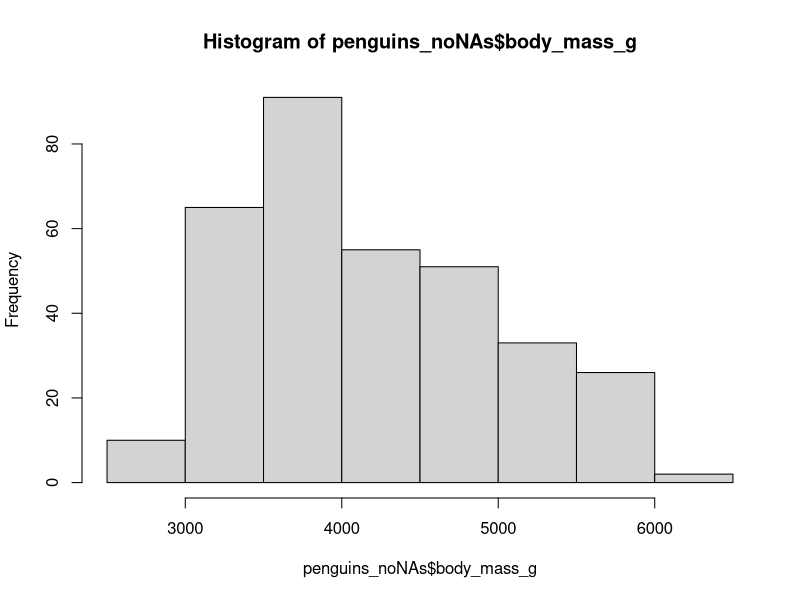
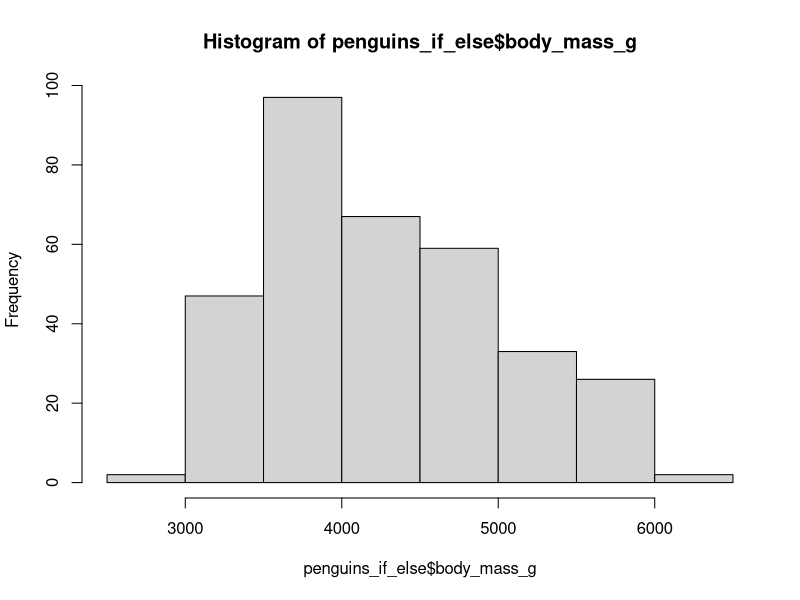
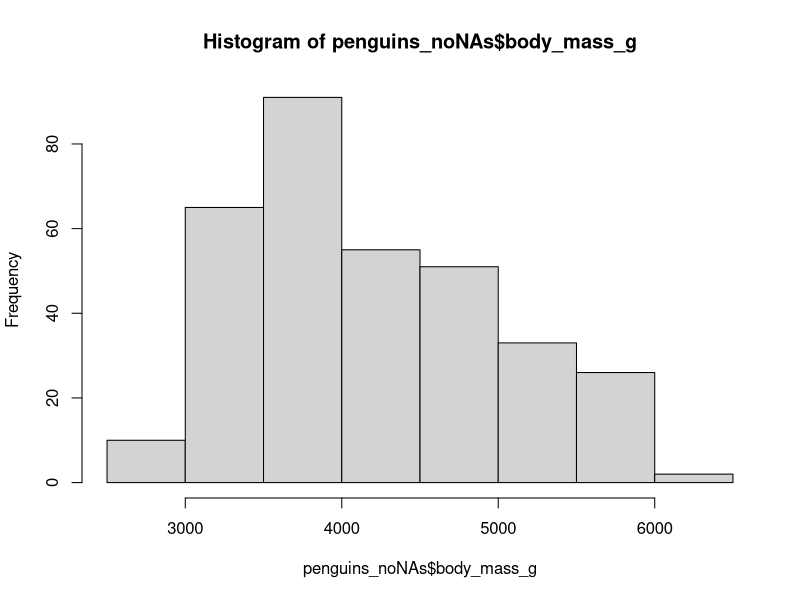
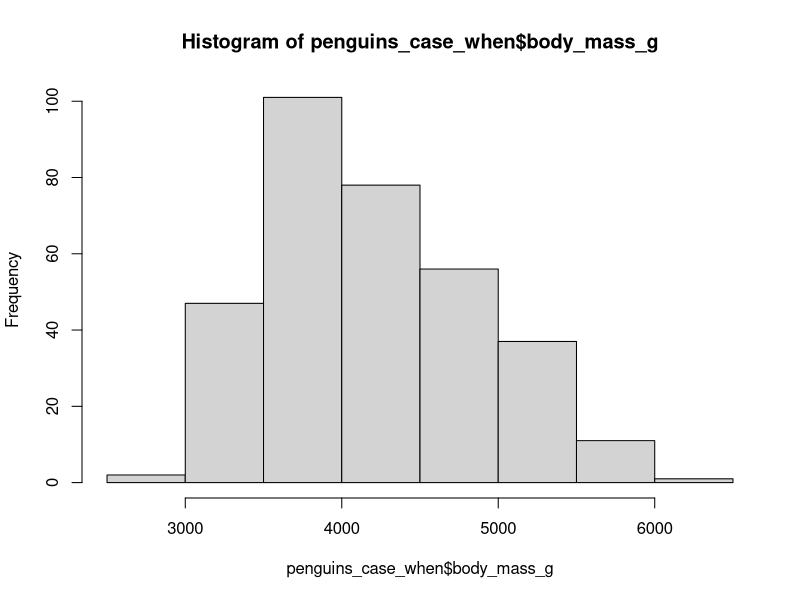

Here is the R script that generated these plots, in order:

#####----Real World Data  
  
#  #  #####----Overview of Data
  
#  Packages often have their own example datasets within them, or sometimes a package can be used to store just data without functions etc.
#  
#  We will look at the palmer penguins dataset


#  install.packages("palmerpenguins")

library(palmerpenguins)
data(penguins)


#  This becomes a 'promise' of a data set, we have to do something with it to get it properly, lets take a look inside



library(tidyverse)
glimpse(penguins)



#  This gives us two datasets in our global environment
#  
#  Using summary() we can see which columns have NAs and which don't.


summary(penguins)


#  The penguins data set is fairly well organised but we can still do a bit more with it if we want


summary(penguins_raw)


#  The raw data has a lot of extra information that may or may not be important for us. The raw data has lots of difficult to deal with column names. 

#####----All Hail Hadley Wickham: tidyverse 


#  For almost all basic tasks in r I prefer and would recommend using the tidyverse, but there are many other packages for data manipulation, organisation, visualisation and analysis
#  
#  Hadley Wickham is an amazing package writer and is heavily involved with creating the tidyverse, he is also amazing at explaining very complex things (Check out his Youtube).
#  
#  The main drawbacks of the tidyverse are to do with speed at scale, tidyverse code is less efficient with big data (10s of Gigabytes)
#  
#  The main advantages in my eyes is readability and intuition. Consistency of syntax (the order of arguments and naming of functions etc.) is also very important in the eyes of the tidyverse, where the main idea is using and aiming for what is called 'tidy' data. 

#  #####----What is 'Tidy' data? 

#  From the [original paper](https://vita.had.co.nz/papers/tidy-data.pdf) discussing this: "Tidy datasets provide a standardized way to link the structure of a dataset (its physical layout) with its semantics (its meaning)."

#  This means that Tidy data is a standard way of mapping the meaning of a dataset to its structure. A dataset is messy or tidy depending on how rows, columns and tables are matched up with observations, variables and types. 

#  In tidy data:
#  
#  - Every column is a variable.
#  
#  - Every row is an observation.
#  
#  - Every cell is a single value.
#  
#  This may not seem that important or even intelligible now but when we start plotting data it becomes very important.

#  #####----Enough Theory - dplyr and tidyr

#  For data manipulation and organisation we will rely heavily on the dplyr and tidyr packages, which have a suite of functions that can be used in isolation or combined to perform complex data manipulation and organisation.

#  #  #####----Easy to Read Code

#  For writing easy to follow and understand code/scripts with complex sequences of functions, putting our code across multiple lines is a technique we can use.
#  
#  This can be done by doing an enter/carriage return after a comma inside of a function between arguments.
#  
#  This technique changes nothing of how the function works (we can check if the two outputs are equal with all.equal())



df_without_enters<-data.frame(Column1=c(1.3,5.8,5.122,3.00,7.12),Column2=c(1,5,5,3,7))

df_with_enters<-data.frame(
  Column1=c(1.3,5.8,5.122,3.00,7.12),
  Column2=c(1,5,5,3,7)
  )

all.equal(df_without_enters,df_with_enters)


#  #  #####----Piping (Native and maggittr)


#  What do we do when we want to apply multiple functions in a sequence but don't want to create loads of objects in our global environment?
#####---- 
#  One option is putting one function inside of another etc (Sometimes fine). This is called nesting.



NestingFunctions<-summary(subset(df_with_enters, Column1==1.3))



#  This can be okay but generally is hard to follow, as the last function that is applied is the first one you read from left to right.
#  
#  In R there is an operator that allows you to pass the result from one function into the next function this is called the Native Pipe |> 
#
#  Again we can check this creates the same thing with all.equal()



NativePipingingFunctions<-df_with_enters|>
  subset(Column1==1.3)|>
  summary()

all.equal(NestingFunctions,NativePipingingFunctions)



#  This operator is actually quite new and was based on another commonly used pipe (and more superior in my mind).
#  
#  The magittr pipe %>% (shift+cmd+m or shift+ctrl+m) was from a package called magittr that is automatically loaded by any tidyverse package.
#  
#  It works very similarly to the native pipe with some subtle changes. 
#  
#  Again I feel the magittr pipe makes code that is easier to read.



MaggittrPipingingFunctions<-df_with_enters %>% 
  subset(Column1==1.3) %>% 
  summary()

all.equal(MaggittrPipingingFunctions,NativePipingingFunctions)



#  The pipe can be thought of as "and then"
#  
#  So above, the df_with_enters is subset where Column1 is equal to 1.3 and then the summary function is used.
#  
#  When using one function it is not needed, but when using multiple functions in a row piping makes code a lot easier to read and understand what order functions have been carried out in.
#  
#  Again this readability has drawbacks in being slower (for small data of 100s of rows this may be 0.0001 of a second but big data 10000000000s of rows it might be a few seconds)
#  
#  Later on we will use pipes in long sequences of functions and it will become clearer how useful they are.

#  #  #####----Filtering

#  The dplyr function filter() is a row wise subsetter, based on a statement from the dataframe.
#  
#  When we looked at the summary() of penguins we saw some NAs in the biometric columns and also in the sex column.
#  
#  If we want to remove NA's there are many ways, to be selective we can filter our dataset. 
#  
#  To subset data, we create a logic clause that then filters the dataset by that clause/statement,
#  
#  For example if we want to select all rows of the data set where the data is from a female penguin we can do this by:



female_penguins<- penguins %>% 
  filter(sex=="female")

female_penguins



#  Notice there are two ='s!! 
#
#  This is used to create our clause/statement, we filter (keep) the rows of the pengiuns dataset if the sex column contains "females", if just one equals (=) is used it won't work.

#  Or we might want all the penguins above 5 kg.



heavier_penguins<- penguins %>% 
  filter(body_mass_g>= 5000)

heavier_penguins



#  There are a range of symbols we can use such as more than (>), less than (<), more than or equal to (>=), less than or equal to (<=), is equal to (==), and (&), or (|).
#  
#  We can even use multiple clauses or statements in one call to filter, 
#  
#  So if we want all the heavier female penguins 



heavier_female_penguins<- penguins %>% 
  filter(body_mass_g>= 5000 & sex=="female")


heavier_female_penguins




#  Sometimes we might want to filter with multiple answers of a categorical variable, 
#  
#  For example if we wanted all penguins from Biscoe and Torgersen island
#  
#  To do this we can make a vector of the names we want, then filter by that vector (%in%).




Islands_we_Want<-c("Biscoe","Torgersen")

Biscoe_Torgersen_penguins<- penguins %>% 
  filter(island%in%Islands_we_Want)

Biscoe_Torgersen_penguins




#  Here we will make use of !, this means the opposite of the clause (not this), a subtraction sign can also be used (-).
#  
#  We also use %in% which is used to tell filter there are more than one elements or we can use it for NAs that we want to get rid of as NA is not classed like normal data (It is a lack of data not a character or number).


penguins_someNAs<-penguins %>% 
  filter(!body_mass_g%in%NA)


#  If we now look at the number of rows of the datasets we can see only two rows were removed. (not all the NAs)
#  
#  We just removed the rows with NA in the body_mass_g column.


nrow(penguins)
nrow(penguins_someNAs)

summary(penguins_someNAs)


#  Still 9 NAs in sex


penguins_noNAs<-penguins_someNAs %>% 
  filter(!sex%in%NA)

summary(penguins_noNAs)


#  We might want to remove all rows where an NA is in any of the columns (not always advisable)



penguins_noNAs_quickly<-penguins %>% 
  drop_na()

all.equal(penguins_noNAs,penguins_noNAs_quickly)





#  #  #####----Selecting 

#  The dplyr function select() is a column wise subsetter based on a statement of column names.
#  
#  So we can select or deselect a few named columns using select.
#  
#  And as with filter we can use - or ! to say not this column/statement.



Three_Columns<-penguins_raw %>% 
  select(studyName,Species,Island)

All_But_Three_Columns<-penguins_raw %>% 
  select(-studyName,-Species,-Island)

names(Three_Columns)
names(All_But_Three_Columns)



#  We can also use a statement for consistencies across columns (contains() or even starts_with() or ends_with())
#  
#  For example all columns that contains() an "s" or even combining a statement with other specific selections



S_Columns<-penguins_raw %>% 
  select(contains("s"))

S_Columns_No_Sex<-penguins_raw %>% 
  select(contains("s"),-Sex)

S_Columns_Plus_Region<-penguins_raw %>% 
  select(contains("s"),Region)

names(S_Columns)
names(S_Columns_No_Sex)
names(S_Columns_Plus_Region)




#  We can even make a vector of column names and then pass that vector to select() using the all_of() or any_of() functions.



Columns_We_Want<-c("Region","Island","studyName","Stage")

Columns_From_Vector<-penguins_raw %>% 
  select(all_of(Columns_We_Want))

Columns_Not_From_Vector<-penguins_raw %>% 
  select(-all_of(Columns_We_Want))

names(Columns_From_Vector)

names(Columns_Not_From_Vector)



#  Another nice feature of select is that the order is maintained, so the order of things we select is used to order the columns, 
#  
#  So if we want to move a certain column towards the beginning of the df we can do this using select() and put everything() to say everything else after the columns we put first



Region_First<-penguins_raw %>% 
  select(Region,everything())

Region_Then_Island_First<-penguins_raw %>% 
  select(Region,Island,everything())

names(penguins_raw)

names(Region_First)

names(Region_Then_Island_First)



#  #  #####----Mutating

#  We have data but maybe we want to transform that data and either replace the original column or create a new column.
#  
#  We can use dplyr's mutate() to do this. 
#  
#  Lets convert the body mass column into a new column that is in kg.


penguins_kgbodymass<-penguins %>% 
  mutate(body_mass_kg=body_mass_g/1000)

summary(penguins_kgbodymass)



#  We can also paste information from other columns together into another new column.
#  
#  We shall use the paste() function then we will put what character we want to separate each element by using the sep argument.



penguins_ExtraInfo<-penguins_noNAs %>% 
  mutate(Info=paste(species,island,sex,sep="_"))

unique(penguins_ExtraInfo$Info)



#  We can even do calculations that are based on and element in another column at the same row. 
#  
#  There are a few ways to do this, the simplest is an if_else() statement.
#  
#  With if_else() there are three arguments, the first argument is the statement (is it female), the second argument is what to do if the statement is true and the third argument is what to do if the statement is false.
#  
#  Lets pretend that when an Adelie penguin was studied they were incorrectly weighed by 200 g.
#  
#  We shall replace the old body_mass_g with new corrected weight, but only for Adelie penguins.
#  
#  To look at the change we will plot a histogram of body weights for both weights.


penguins_if_else<-penguins_noNAs %>% 
  mutate(body_mass_g=if_else(species=="Adelie",
                             body_mass_g+200,
                             body_mass_g))

hist(penguins_noNAs$body_mass_g)

hist(penguins_if_else$body_mass_g)



#  While fine for one single statement, multiple if_else() statements can create horrible code. 
#  
#  For this we can use case_when(),
#  
#  Where we take a statement, then use ~ to say the new column value, then a comma before the next statement
#  
#  Maybe Gentoos were also miss-measured but the other way round (too big).


penguins_case_when<-penguins_noNAs %>% 
  mutate(body_mass_g=case_when(species=="Adelie"~body_mass_g+200,
                               species=="Gentoo"~body_mass_g-200,
                               species=="Chinstrap"~body_mass_g))

hist(penguins_noNAs$body_mass_g)

hist(penguins_case_when$body_mass_g)



#  With case_when we have to be careful if all of our statements don't cover all the data.
#  
#  If there is a condition not covered it will return NA values. 
#  
#  To avoid this we can do a final statement with TRUE~Our_Default




penguins_case_when_Missing<-penguins_noNAs %>% 
  mutate(body_mass_g=case_when(species=="Adelie"~body_mass_g+200,
                               species=="Gentoo"~body_mass_g-200))

penguins_case_when_TRUE<-penguins_noNAs %>% 
  mutate(body_mass_g=case_when(species=="Adelie"~body_mass_g+200,
                               species=="Gentoo"~body_mass_g-200,
                               TRUE~body_mass_g))

all.equal(penguins_case_when_TRUE,penguins_case_when_Missing)



#  This creates 68 NA values in our data, so need to be aware of this.
#  
#  But we could use it for bug checking.

#  #  #####----Summarise by Groups

#  Often we will want to see summaries of data across groups, using a combination of group_by() and summarise() can give use these summary stats.
#  
#  We can group by one, two or many columns, the more groups the less data will summarised in each group.
#  
#  If we don't group by a column it will not be in the final dataset.



penguins_noNAs %>% 
  group_by(year) %>% 
  summarise(Mean_body_mass=mean(body_mass_g))

penguins_noNAs %>% 
  group_by(year,species) %>% 
  summarise(Mean_body_mass=mean(body_mass_g))

penguins_noNAs %>% 
  group_by(year,species, island) %>% 
  summarise(Mean_body_mass=mean(body_mass_g))

penguins_noNAs %>% 
  group_by(year,species, island,sex) %>% 
  summarise(Mean_body_mass=mean(body_mass_g))



#  We can also use groups to count numbers of rows within each group.
#  
#  Although the table() function in base r does the same but it is harder to read and use when lots of columns selected.


penguins_noNAs %>% 
  group_by(year,species,island,sex) %>% 
  summarise(Number=n())

penguins_noNAs %>% 
  select(year,species,island,sex) %>% 
  table()




#  #  #####----Wide and Long Data

#  Tidy data is generally in what could be considered a long format, where each row is an individual observations often having a column that repeats itself.
#  
#  But for some visualisation tools or for making nice looking tables it might be better to be in wide format.
#  
#  Lets take some of the summaries from above to create a wide database from our last summary which was hard to read because of its length.
#  
#  To go between wide and long data we will use pivot functions from tidyr, namely pivot_wider() and pivot_longer().


#  install.packages("tidyr")

library(tidyr)

penguins_noNAs %>% 
  group_by(year,species, island,sex) %>% 
  summarise(Mean_body_mass=mean(body_mass_g)) %>% 
  pivot_wider(names_from = species, values_from = Mean_body_mass)



#  It is still quite long but we could also add more info into the wider columns (e.g. year or sex)



penguins_noNAs %>% 
  group_by(year,species, island,sex) %>% 
  summarise(Mean_body_mass=mean(body_mass_g)) %>% 
  pivot_wider(names_from = c(species,year), values_from = Mean_body_mass)

penguins_noNAs %>% 
  group_by(year,species, island,sex) %>% 
  summarise(Mean_body_mass=mean(body_mass_g)) %>% 
  pivot_wider(names_from = c(species,sex), values_from = Mean_body_mass)



#  Often as ecologists we will be surveying a whole community and counting numbers of each different species at each site.
#  
#  This data often comes to us as wide data, our summary of counts could be turned into a wide df (we will fill NAs as 0s) and we can the convert it back to a long dataframe.



WideCounts<-penguins_noNAs %>% 
  group_by(year,species,island,sex) %>% 
  summarise(Number=n()) %>% 
  pivot_wider(names_from = species,values_from = Number, values_fill = 0)

WideCounts



#  Okay so we now have a count of different sexes of species of penguins measured in different years and islands
#  
#  Lets make this data long, to do this we have to tell the function which columns are to be pivoted, and what we want to call the new columns.
#  
#  We can either tell it which columns should or should not be pivoted, or we can even say which position columns to use with numbers. (using the colon means from one thing to the other thing)



LongCounts_1<-WideCounts %>% 
  pivot_longer(c(Adelie,Chinstrap,Gentoo),names_to = "species",values_to = "Number")

LongCounts_2<-WideCounts %>% 
  pivot_longer(-c(year,island,sex),names_to = "species",values_to = "Number")

LongCounts_3<-WideCounts %>% 
  pivot_longer(4:6,names_to = "species",values_to = "Number")

LongCounts_4<-WideCounts %>% 
  pivot_longer(-c(1:3),names_to = "species",values_to = "Number")


#  Lets check they are all the same to finish off.


all.equal(
  LongCounts_1,
  LongCounts_2
)

all.equal(
  LongCounts_3,
  LongCounts_4
)

all.equal(
  LongCounts_1,
  LongCounts_4
)










